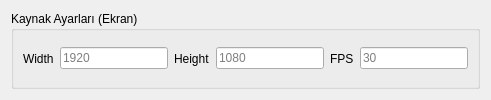
                       <widget class="QWidget" name="page_17">
                        <layout class="QVBoxLayout" name="verticalLayout_15">
                         <item>
                          <widget class="QGroupBox" name="groupBox_17">
                           <property name="title">
                            <string>Kaynak Ayarları (Ekran)</string>
                           </property>
                           <layout class="QHBoxLayout" name="horizontalLayout_25">
                            <item>
                             <widget class="QLabel" name="label_49">
                              <property name="text">
                               <string>Width</string>
                              </property>
                             </widget>
                            </item>
                            <item>
                             <widget class="QLineEdit" name="lineEdit_39">
                              <property name="placeholderText">
                               <string>1920</string>
                              </property>
                             </widget>
                            </item>
                            <item>
                             <widget class="QLabel" name="label_50">
                              <property name="text">
                               <string>Height</string>
                              </property>
                             </widget>
                            </item>
                            <item>
                             <widget class="QLineEdit" name="lineEdit_40">
                              <property name="placeholderText">
                               <string>1080</string>
                              </property>
                             </widget>
                            </item>
                            <item>
                             <widget class="QLabel" name="label_51">
                              <property name="text">
                               <string>FPS</string>
                              </property>
                             </widget>
                            </item>
                            <item>
                             <widget class="QLineEdit" name="lineEdit_41">
                              <property name="placeholderText">
                               <string>30</string>
                              </property>
                             </widget>
                            </item>
                           </layout>
                          </widget>
                         </item>
                        </layout>
                       </widget>
